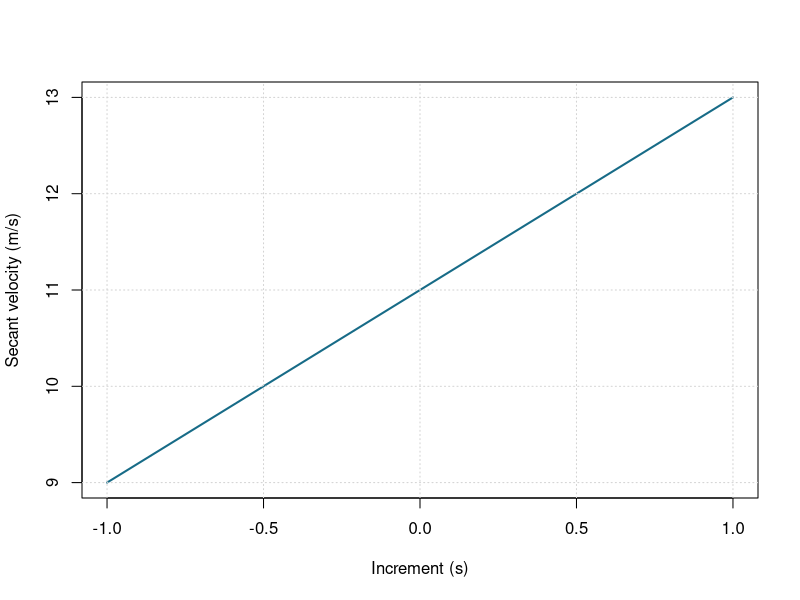

Write the R code that produced this figure.
# Applied investigation: Estimating instantaneous velocity
# 1. Define the input domain and model
x <- seq(-1, 1, length.out = 301)
y <- 11+2*x

# 2. Inspect numerical predictions
idx <- unique(round(seq(1, length(x), length.out = 5)))
print(data.frame(input = x[idx], output = y[idx]))

# 3. Visualize the model with labeled axes
plot(x, y, type = "l", lwd = 2, col = "#176B87",
     xlab = "Increment (s)", ylab = "Secant velocity (m/s)")
grid()

# 4. Check the sampled output range
print(range(y))
